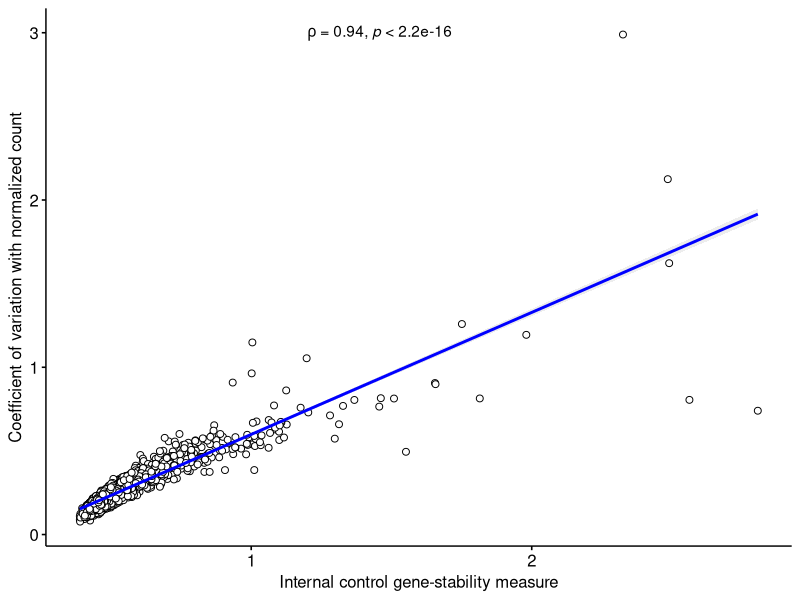
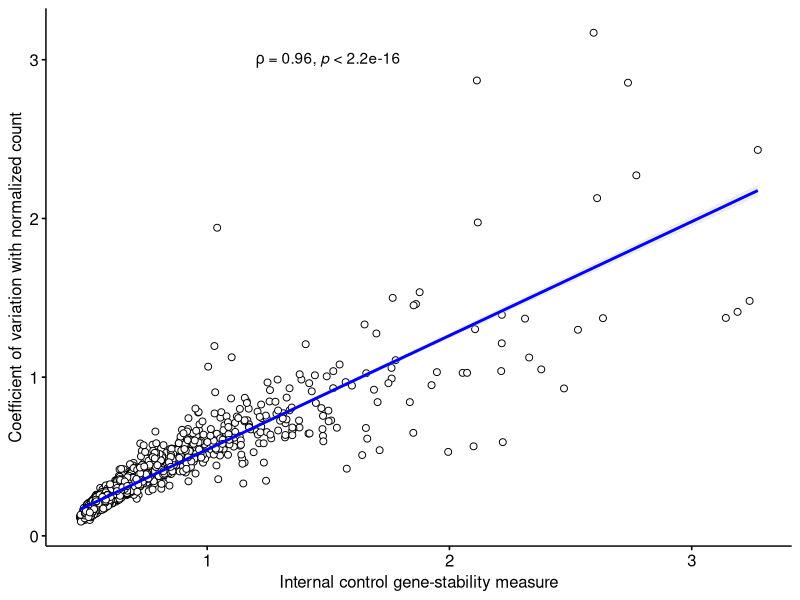

These charts were generated, in order, by the following R code:
#!/usr/bin/env Rscript

library(ggpubr)

pdf("blood.tpm50.MiVsCV.pdf")

df = read.table("blood.tpm50.MiVsCV.txt",sep="\t",header=TRUE,row.names = 1)
sp <- ggscatter(df, x = "M_i", y = "CV",
				shape = 21,
				add = "reg.line",  # Add regressin line
				add.params = list(color = "blue", fill = "lightgray"), # Customize reg. line
				conf.int = TRUE, # Add confidence interval
				xlab = "Internal control gene-stability measure",
				ylab = "Coefficient of variation with normalized count"          
				)
# Add correlation coefficient
sp + stat_cor(method = "spearman", cor.coef.name = "rho",label.x = 1.2, label.y = 3)

#> `geom_smooth()` using formula 'y ~ x'
dev.off()


pdf("skin.tpm50.MiVsCV.pdf")
df = read.table("skin.tpm50.MiVsCV.txt",sep="\t",header=TRUE,row.names = 1)
sp <- ggscatter(df, x = "M_i", y = "CV",
				shape = 21,
				add = "reg.line",  # Add regressin line
				add.params = list(color = "blue", fill = "lightgray"), # Customize reg. line
				conf.int = TRUE, # Add confidence interval
				xlab = "Internal control gene-stability measure",
				ylab = "Coefficient of variation with normalized count"          
				)
# Add correlation coefficient
sp + stat_cor(method = "spearman", cor.coef.name = "rho",label.x = 1.2, label.y = 3)

#> `geom_smooth()` using formula 'y ~ x'
dev.off()
